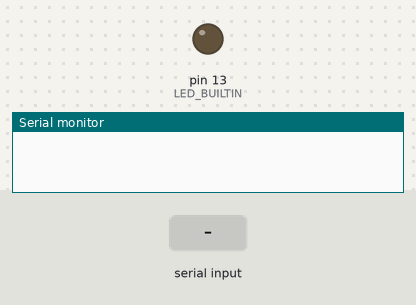
Recording of a sketch running on a simulated Arduino Uno, built with avr-gcc and run on an emulated ATmega328P. Parts: output pins drawn as LEDs (lit = HIGH), the last lines printed to the serial monitor. Dashed ring = blinking. Inputs (shaded band) come from the test bench.

Above: at 1.2 s.
1.3 s: "BLINK:1\n" received over Serial
At 2.45 s:
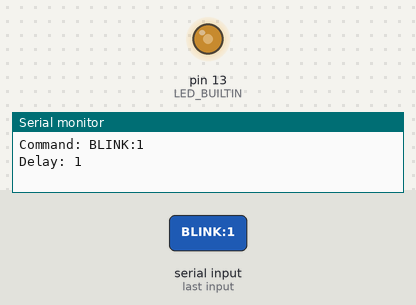
4.3 s: "ON:1\n" received over Serial
6.8 s: "BLINK:150\n" received over Serial
At 8.03 s:
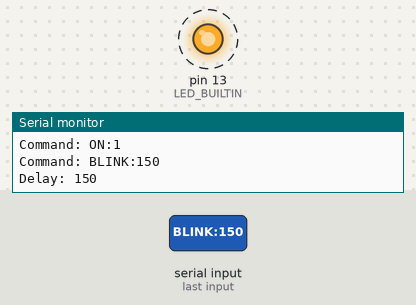
9.8 s: "ON:150\n" received over Serial
At 9.8 s:
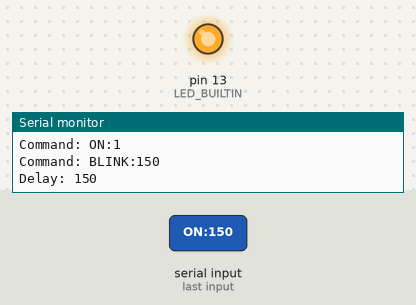
Timing chart, 0 to 12.3 s (numbered marks = the images above; inputs shaded):
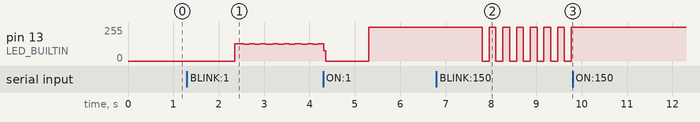

Measured:
- after the input at 1.3 s, pin 13 (LED_BUILTIN): 0/255 → 131/255 after 1.1 s, → 124/255 0.20 s later, → 131/255 0.12 s later, → 124/255 0.12 s later, … (15 changes in this stretch)
- after the input at 6.8 s, pin 13 (LED_BUILTIN): alternates 255/255 for 0.15 s and 0/255 for 0.15 s, starting after 1.0 s
- after the input at 9.8 s, pin 13 (LED_BUILTIN): stops changing and stays 255/255

The sketch:

serial_control_led.ino
```cpp
// C++ code
//
#define ON 		0
#define OFF 	1
#define BLINK 	2

String c;
bool led;
int stato = OFF;
long time = 1000;
int time_passed = 0;
void setup()
{
  pinMode(LED_BUILTIN, OUTPUT);
  Serial.begin(9600);
}

void loop()
{
  if (Serial.available()){
    c = Serial.readString();
    Serial.println("Command: " + c);
    if (c.indexOf ("ON")>=0){
		stato = ON;
    }
    else if(c.indexOf ("OFF")>=0){
		stato = OFF;
    }
    else if (c.indexOf ("BLINK")>=0){
      stato = BLINK;
	  int ind = c.indexOf(':')+1;
      if (ind>0 && ind<c.length()){
      	String timeStr = c.substring(ind);
        time = timeStr.toInt();
        Serial.println("Delay: " + String(time));
      }
    }
  }

  switch(stato){
    case ON:
    	digitalWrite(LED_BUILTIN, HIGH);
	    break;
    case OFF:
        digitalWrite(LED_BUILTIN, LOW);
	    break;
    case BLINK:
	    if (millis()-time_passed > time){
			digitalWrite(LED_BUILTIN, !digitalRead(LED_BUILTIN));
    		time_passed = millis();
        }
    	break;
  }
}
```
